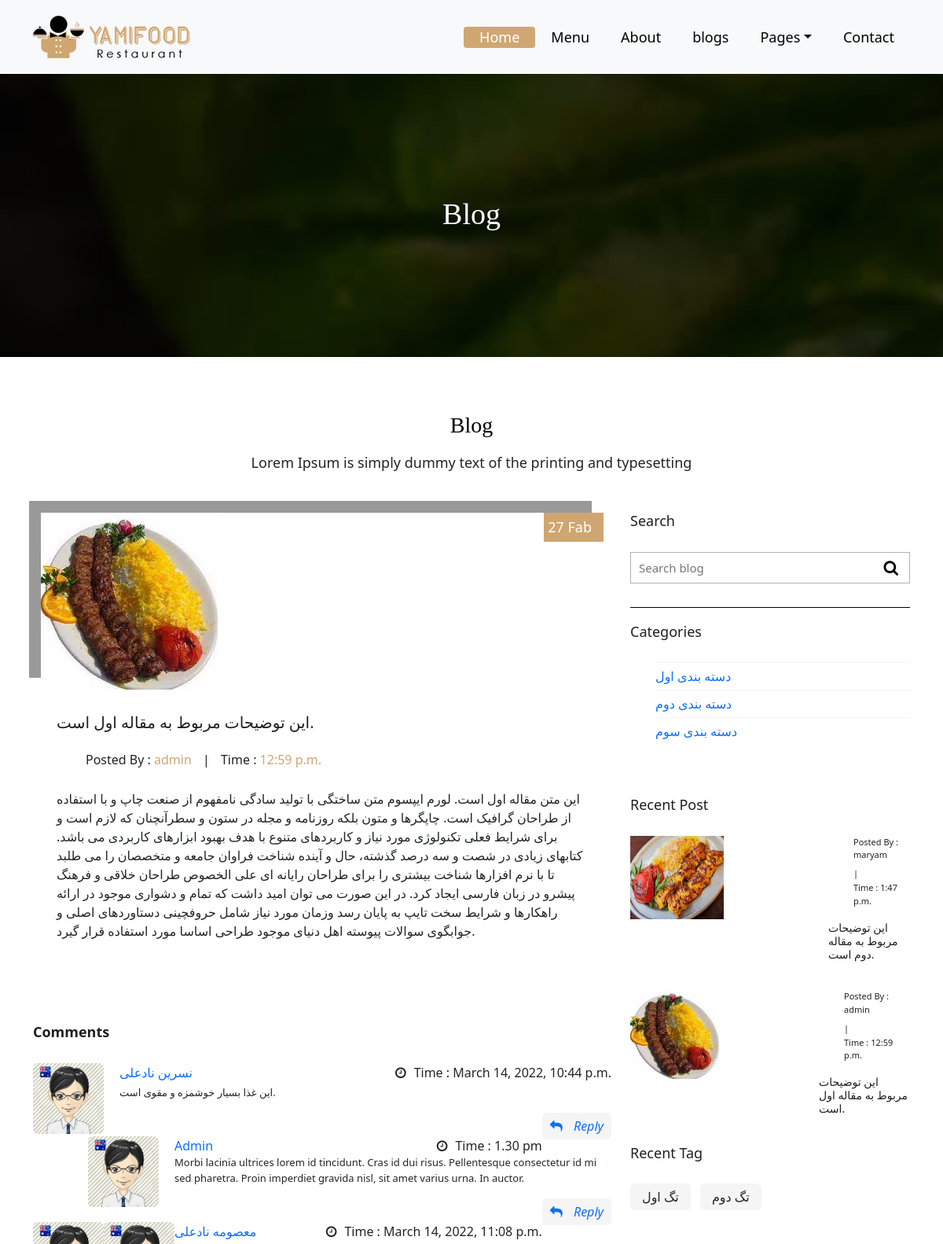
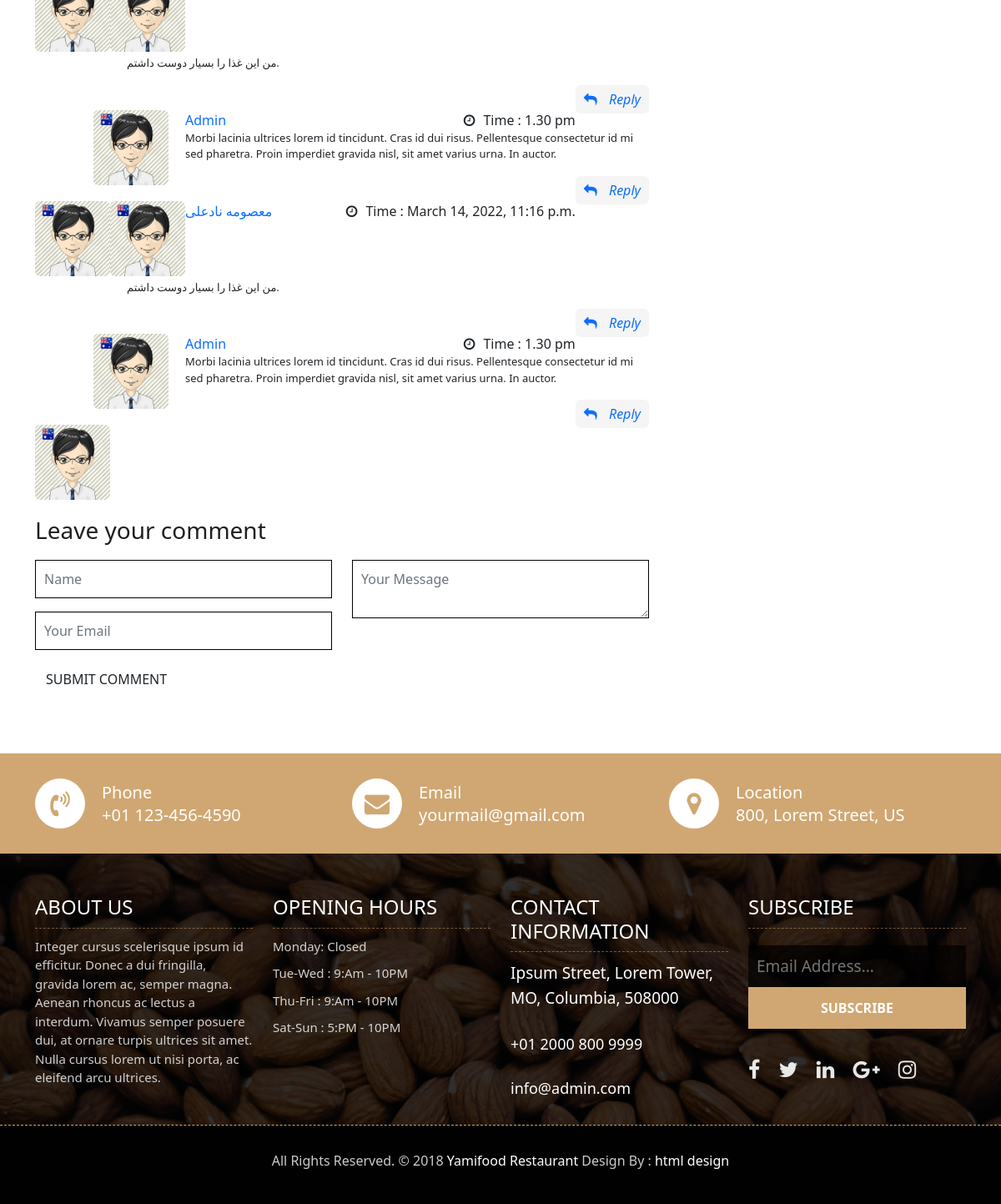
Screenshot of /blogs/1/ with the database file from the repository (2 pictures, top to bottom).
### blogs/models.py (models this page shows, shortened)
class Blog(models.Model):
    title = models.CharField(_("عنوان مقاله"), max_length=50)
    description = models.CharField(_("توضیحات"), max_length=100)
    content = models.TextField(_("متن مقاله"))
    published_at = models.DateTimeField(_("زمان انتشار"), auto_now=False, auto_now_add=True)
    updated_at = models.DateTimeField(_("زمان بروزرسانی"), auto_now=True, auto_now_add=False)
    author = models.ForeignKey(User, verbose_name=_("نویسنده"), on_delete=models.CASCADE)
    image = models.ImageField(_("تصویر"), upload_to='blogs/', blank=True, null=True)
    category = models.ForeignKey("Category",related_name="blog", verbose_name=_("دسته بندی"), on_delete=models.CASCADE, blank=True, null=True)
    tag = models.ManyToManyField("Tag",related_name="blog", verbose_name=_("تگ ها"))

class Comments(models.Model):
    blog = models.ForeignKey("Blog", verbose_name=_("مقاله"), related_name="comments", on_delete=models.CASCADE)
    name = models.CharField(_("نام کاربر"), max_length=100)
    email = models.EmailField(_("آدرس الکترونیکی"), max_length=254)
    message = models.TextField(_("متن نظر"))
    date = models.DateTimeField(_("زمان انتشار"), auto_now=False, auto_now_add=True)

class Category(models.Model):
    title = models.CharField(_("عنوان دسته"), max_length=50)
    slug = models.SlugField(_("عنوان لاتین"), blank=True, null=True)
    description = models.CharField(_("توضیحات"), max_length=100)
    published_at = models.DateTimeField(_("زمان انتشار"), auto_now=False, auto_now_add=True)
    updated_at = models.DateTimeField(_("زمان بروزرسانی"), auto_now=True, auto_now_add=False)

class Tag(models.Model):
    title = models.CharField(_("عنوان تگ"), max_length=50)
    slug = models.SlugField(_("عنوان لاتین"), blank=True, null=True)
    published_at = models.DateTimeField(_("زمان انتشار"), auto_now=False, auto_now_add=True)
    updated_at = models.DateTimeField(_("زمان بروزرسانی"), auto_now=True, auto_now_add=False)

### blogs/views.py (the view, shortened to what this page needs)
# urls.py: path("<int:id>/",views.blog_detail,name="blog_detail"),
def blog_detail(request,id):
    blog = Blog.objects.get(id=id)
    tags = Tag.objects.all().filter(blog=blog)
    recents = Blog.objects.all().order_by("-published_at")[:4]
    categories = Category.objects.all()
    comments = Comments.objects.filter(blog=blog)
    context = {
        "blog":blog,
        "tags":tags,
        "recents":recents,
        "categories":categories,
        "comments":comments
    }
    return render(request,'blogs/blog_detail.html',context)

### blogs/templates/blogs/blog_detail.html (shortened to what this page needs)
{% extends 'base.html' %}
{% load static %}
{% block content %}
	<div class="all-page-title page-breadcrumb">
		<div class="container text-center">
			<div class="row">
				<div class="col-lg-12">
					<h1>Blog</h1>
				</div>
			</div>
		</div>
	</div>
	<div class="blog-box">
		<div class="container">
			<div class="row">
				<div class="col-lg-12">
					<div class="heading-title text-center">
						<h2>Blog</h2>
						<p>Lorem Ipsum is simply dummy text of the printing and typesetting</p>
					</div>
				</div>
			</div>
			<div class="row">
				<div class="col-xl-8 col-lg-8 col-12">
					<div class="blog-inner-details-page">
						<div class="blog-inner-box">
							<div class="side-blog-img">
								<img class="img-fluid" src="{{blog.image.url}}" alt="">
								<div class="date-blog-up">
									27 Fab
								</div>
							</div>
							<div class="inner-blog-detail details-page">
								<h3>{{blog.description}}</h3>
								<ul>
									<li>Posted By : <span>{{blog.author}}</span></li>
									<li>|</li>
									<li>Time : <span>{{blog.published_at|time}}</span></li>
								</ul>
								<p>{{blog.content}}</p>
							</div>
						</div>
						<div class="blog-comment-box">
							<h3>Comments</h3>
							{% for cm in comments %}
							<div class="comment-item">
								<div class="comment-item-left">
									<img src="images/avt-img.jpg" alt="">
								</div>
								<div class="comment-item-right">
									<div class="pull-left">
										<a href="#">{{cm.name}}</a>
									</div>
									<div class="pull-right">
										<i class="fa fa-clock-o" aria-hidden="true"></i>Time : <span>{{cm.date}}</span>
									</div>
									<div class="des-l">
										<p>{{cm.message}}</p>
									</div>
									<a href="#" class="right-btn-re"><i class="fa fa-reply" aria-hidden="true"></i> Reply</a>
								</div>
							</div>
							<div class="comment-item children">
								<div class="comment-item-left">
									<img src="images/avt-img.jpg" alt="">
								</div>
								<div class="comment-item-right">
									<div class="pull-left">
										<a href="#">Admin</a>
									</div>
									<div class="pull-right">
										<i class="fa fa-clock-o" aria-hidden="true"></i>Time : <span>1.30 pm</span>
									</div>
									<div class="des-l">
										<p>Morbi lacinia ultrices lorem id tincidunt. Cras id dui risus. Pellentesque consectetur id mi sed pharetra. Proin imperdiet gravida nisl, sit amet varius urna. In auctor.</p>
									</div>
									<a href="#" class="right-btn-re"><i class="fa fa-reply" aria-hidden="true"></i> Reply</a>
								</div>
							</div>
							<div class="comment-item">
								<div class="comment-item-left">
									<img src="images/avt-img.jpg" alt="">
								</div>
							</div>
							{% endfor %}
						</div>
						<div class="comment-respond-box">
							<h3>Leave your comment </h3>
							<div class="comment-respond-form">
								<form id="commentrespondform" class="comment-form-respond row" method="post">
									<div class="col-lg-6 col-md-6 col-sm-6">
										<div class="form-group">
											<input id="name_com" class="form-control" name="name" placeholder="Name" type="text">
										</div>
										<div class="form-group">
											<input id="email_com" class="form-control" name="email" placeholder="Your Email" type="email">
										</div>
									</div>
									<div class="col-lg-6 col-md-6 col-sm-6">
										<div class="form-group">
											<textarea class="form-control" name="message" id="textarea_com" placeholder="Your Message" rows="2"></textarea>
										</div>
									</div>
									<div class="col-lg-12 col-md-12 col-sm-12">
										<button class="btn btn-submit">Submit comment</button>
									</div>
								</form>
							</div>
						</div>
					</div>
				</div>
				<div class="col-xl-4 col-lg-4 col-md-6 col-sm-8 col-12 blog-sidebar">
					<div class="right-side-blog">
						<h3>Search</h3>
						<div class="blog-search-form">
							<input name="search" placeholder="Search blog" type="text">
							<button class="search-btn">
								<i class="fa fa-search" aria-hidden="true"></i>
							</button>
						</div>
						<h3>Categories</h3>
						<div class="blog-categories">
							<ul>
                                {% for cat in categories %}
                                    <li><a href="{% url 'blogs:category' cat.slug %}"><span>{{cat.title}}</span></a></li>
                                {% endfor %}
							</ul>
						</div>
						<h3>Recent Post</h3>
						<div class="post-box-blog">
							<div class="recent-post-box">
                                {% for blog in recents %}
                                <div class="recent-box-blog">
									<div class="recent-img">
										<img class="img-fluid" src="{{blog.image.url}}" style="height:50%;width:50%" alt="">
									</div>
									<div class="recent-info">
										<ul>
											<li>Posted By : <span>{{blog.author}}</span></li>
											<li>|</li>
											<li>Time : <span>{{blog.published_at|time}}</span></li>
										</ul>
										<h4>{{blog.description}}</h4>
									</div>
								</div>
                                {% endfor %}
							</div>
						</div>
						<h3>Recent Tag</h3>
						<div class="blog-tag-box">
							<ul class="list-inline tag-list">
                                {% for tag in tags %}
                                <li class="list-inline-item"><a href="{% url 'blogs:tag' tag.slug %}">{{tag.title}}</a></li>
                                {% endfor %}
							</ul>
						</div>
					</div>
				</div>
			</div>
		</div>
	</div>
	<div class="contact-imfo-box">
		<div class="container">
			<div class="row">
				<div class="col-md-4">
					<i class="fa fa-volume-control-phone"></i>
					<div class="overflow-hidden">
						<h4>Phone</h4>
						<p class="lead">
							+01 123-456-4590
						</p>
					</div>
				</div>
				<div class="col-md-4">
					<i class="fa fa-envelope"></i>
					<div class="overflow-hidden">
						<h4>Email</h4>
						<p class="lead">
							yourmail@gmail.com
						</p>
					</div>
				</div>
				<div class="col-md-4">
					<i class="fa fa-map-marker"></i>
					<div class="overflow-hidden">
						<h4>Location</h4>
						<p class="lead">
							800, Lorem Street, US
						</p>
					</div>
				</div>
			</div>
		</div>
	</div>
{% endblock content %}

### templates/base.html (shortened to what this page needs)
{% load static %}
<!DOCTYPE html>
<html lang="en">
<head>
    <link rel="stylesheet" href="{% static 'css/bootstrap.min.css' %}">
    <link rel="stylesheet" href="{% static 'css/style.css' %}">
    <link rel="stylesheet" href="{% static 'css/responsive.css' %}">
    <link rel="stylesheet" href="{% static 'css/custom.css' %}">
    <link href="https://cdn.jsdelivr.net/npm/bootstrap@5.0.2/dist/css/bootstrap.min.css" rel="stylesheet">
</head>
<body>
	{% include "partials/_header.html" %}
    {% block content %}
    {% endblock content %}
	{% include "partials/_footer.html" %}
</body>
</html>

### templates/partials/_header.html (shortened to what this page needs)
{% load static %}
<!DOCTYPE html>
<header class="top-navbar">
    <nav class="navbar navbar-expand-lg navbar-light bg-light">
        <div class="container">
            <a class="navbar-brand" href="index.html">
                <img src="{% static 'images/logo.png' %}" alt="" />
            </a>
            <div class="collapse navbar-collapse" id="navbars-rs-food">
                <ul class="navbar-nav ml-auto">
                    <li class="nav-item active"><a class="nav-link" href="{% url 'foods:food_list' %}">Home</a></li>
                    <li class="nav-item"><a class="nav-link" href="menu.html">Menu</a></li>
                    <li class="nav-item"><a class="nav-link" href="{% url 'about' %}">About</a></li>
                    <li class="nav-item"><a class="nav-link" href="{% url 'blogs:blog_list' %}">blogs</a></li>
                    <li class="nav-item dropdown">
                        <a class="nav-link dropdown-toggle" href="#" id="dropdown-a" data-toggle="dropdown">Pages</a>
                    </li>
                    <li class="nav-item"><a class="nav-link" href="contact.html">Contact</a></li>
                </ul>
            </div>
        </div>
    </nav>
</header>

### templates/partials/_footer.html (shortened to what this page needs)
{% load static %}
<footer class="footer-area bg-f">
    <div class="container">
        <div class="row">
            <div class="col-lg-3 col-md-6">
                <h3>About Us</h3>
                <p>Integer cursus scelerisque ipsum id efficitur. Donec a dui fringilla, gravida lorem ac, semper magna. Aenean rhoncus ac lectus a interdum. Vivamus semper posuere dui, at ornare turpis ultrices sit amet. Nulla cursus lorem ut nisi porta, ac eleifend arcu ultrices.</p>
            </div>
            <div class="col-lg-3 col-md-6">
                <h3>Opening hours</h3>
                <p><span class="text-color">Monday: </span>Closed</p>
                <p><span class="text-color">Tue-Wed :</span> 9:Am - 10PM</p>
                <p><span class="text-color">Thu-Fri :</span> 9:Am - 10PM</p>
                <p><span class="text-color">Sat-Sun :</span> 5:PM - 10PM</p>
            </div>
            <div class="col-lg-3 col-md-6">
                <h3>Contact information</h3>
                <p class="lead">Ipsum Street, Lorem Tower, MO, Columbia, 508000</p>
                <p class="lead"><a href="#">+01 2000 800 9999</a></p>
                <p><a href="#"> info@admin.com</a></p>
            </div>
            <div class="col-lg-3 col-md-6">
                <h3>Subscribe</h3>
                <div class="subscribe_form">
                    <form class="subscribe_form">
                        <input name="EMAIL" id="subs-email" class="form_input" placeholder="Email Address..." type="email">
                        <button type="submit" class="submit" >SUBSCRIBE</button>
                    </form>
                </div>
                <ul class="list-inline f-social">
                    <li class="list-inline-item"><a href="#"><i class="fa fa-facebook" aria-hidden="true"></i></a></li>
                    <li class="list-inline-item"><a href="#"><i class="fa fa-twitter" aria-hidden="true"></i></a></li>
                    <li class="list-inline-item"><a href="#"><i class="fa fa-linkedin" aria-hidden="true"></i></a></li>
                    <li class="list-inline-item"><a href="#"><i class="fa fa-google-plus" aria-hidden="true"></i></a></li>
                    <li class="list-inline-item"><a href="#"><i class="fa fa-instagram" aria-hidden="true"></i></a></li>
                </ul>
            </div>
        </div>
    </div>
    <div class="copyright">
        <div class="container">
            <div class="row">
                <div class="col-lg-12">
                    <p class="company-name">All Rights Reserved. &copy; 2018 <a href="#">Yamifood Restaurant</a> Design By :
                <a href="https://html.design/">html design</a></p>
                </div>
            </div>
        </div>
    </div>
</footer>

### rows the page displays
Blog: image (picture), description "این توضیحات مربوط به مقاله اول است.", author "admin", published_at "12:59 p.m.", content "این متن مقاله اول است. لورم ایپسوم متن ساختگی با تولید سادگی نامفهوم از صنعت چاپ و با استفاده از طراحان گرافیک است. چاپگرها و متون بلکه روزنامه و مجله در ستون و سطرآنچنان که لازم است و برای شرایط فعلی تکنولوژی مورد نیاز و کاربردهای متنوع با هدف بهبود ابزارهای کاربردی می باشد. کتابهای زیادی در شصت و سه درصد گذشته، حال و آینده شناخت فراوان جامعه و متخصصان را می طلبد تا با نرم افزارها شناخت بیشتری را برای طراحان رایانه ای علی الخصوص طراحان خلاقی و فرهنگ پیشرو در زبان فارسی ایجاد کرد. در این صورت می توان امید داشت که تمام و دشواری موجود در ارائه راهکارها و شرایط سخت تایپ به پایان رسد وزمان مورد نیاز شامل حروفچینی دستاوردهای اصلی و جوابگوی سوالات پیوسته اهل دنیای موجود طراحی اساسا مورد استفاده…"
Comments: name "نسرین نادعلی", date "March 14, 2022, 10:44 p.m.", message "این غذا بسیار خوشمزه و مقوی است."
Comments: name "معصومه نادعلی", date "March 14, 2022, 11:08 p.m.", message "من این غذا را بسیار دوست داشتم."
Comments: name "معصومه نادعلی", date "March 14, 2022, 11:16 p.m.", message "من این غذا را بسیار دوست داشتم."
Category: title "دسته بندی اول"
Category: title "دسته بندی دوم"
Category: title "دسته بندی سوم"
Blog: image (picture), author "maryam", published_at "1:47 p.m.", description "این توضیحات مربوط به مقاله دوم است."
Tag: title "تگ اول"
Tag: title "تگ دوم"
